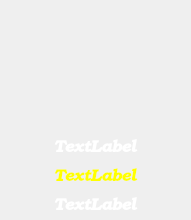
   <widget class="QWidget" name="bar_8" native="true">
    <property name="geometry">
     <rect>
      <x>20</x>
      <y>370</y>
      <width>191</width>
      <height>220</height>
     </rect>
    </property>
    <widget class="QWidget" name="verticalLayoutWidget_9">
     <property name="geometry">
      <rect>
       <x>0</x>
       <y>-1</y>
       <width>190</width>
       <height>219</height>
      </rect>
     </property>
     <layout class="QVBoxLayout" name="verticalLayout_9">
      <item>
       <layout class="QHBoxLayout" name="horizontalLayout_9">
        <property name="leftMargin">
         <number>1</number>
        </property>
        <property name="topMargin">
         <number>2</number>
        </property>
        <item>
         <widget class="QLabel" name="card_1_bar_8">
          <property name="minimumSize">
           <size>
            <width>90</width>
            <height>130</height>
           </size>
          </property>
          <property name="text">
           <string/>
          </property>
         </widget>
        </item>
        <item>
         <widget class="QLabel" name="card_2_bar_8">
          <property name="minimumSize">
           <size>
            <width>90</width>
            <height>130</height>
           </size>
          </property>
          <property name="text">
           <string/>
          </property>
         </widget>
        </item>
       </layout>
      </item>
      <item>
       <widget class="QLabel" name="name_bar_8">
        <property name="palette">
         <palette>
          <active>
           <colorrole role="WindowText">
            <brush brushstyle="SolidPattern">
             <color alpha="255">
              <red>255</red>
              <green>255</green>
              <blue>255</blue>
             </color>
            </brush>
           </colorrole>
          </active>
          <inactive>
           <colorrole role="WindowText">
            <brush brushstyle="SolidPattern">
             <color alpha="255">
              <red>255</red>
              <green>255</green>
              <blue>255</blue>
             </color>
            </brush>
           </colorrole>
          </inactive>
          <disabled>
           <colorrole role="WindowText">
            <brush brushstyle="SolidPattern">
             <color alpha="255">
              <red>159</red>
              <green>158</green>
              <blue>158</blue>
             </color>
            </brush>
           </colorrole>
          </disabled>
         </palette>
        </property>
        <property name="font">
         <font>
          <family>URW Bookman L</family>
          <pointsize>12</pointsize>
          <weight>75</weight>
          <italic>true</italic>
          <bold>true</bold>
         </font>
        </property>
        <property name="text">
         <string>TextLabel</string>
        </property>
        <property name="alignment">
         <set>Qt::AlignCenter</set>
        </property>
       </widget>
      </item>
      <item>
       <widget class="QLabel" name="stack_bar_8">
        <property name="palette">
         <palette>
          <active>
           <colorrole role="WindowText">
            <brush brushstyle="SolidPattern">
             <color alpha="255">
              <red>255</red>
              <green>255</green>
              <blue>0</blue>
             </color>
            </brush>
           </colorrole>
          </active>
          <inactive>
           <colorrole role="WindowText">
            <brush brushstyle="SolidPattern">
             <color alpha="255">
              <red>255</red>
              <green>255</green>
              <blue>0</blue>
             </color>
            </brush>
           </colorrole>
          </inactive>
          <disabled>
           <colorrole role="WindowText">
            <brush brushstyle="SolidPattern">
             <color alpha="255">
              <red>159</red>
              <green>158</green>
              <blue>158</blue>
             </color>
            </brush>
           </colorrole>
          </disabled>
         </palette>
        </property>
        <property name="font">
         <font>
          <family>URW Bookman L</family>
          <pointsize>12</pointsize>
          <weight>75</weight>
          <italic>true</italic>
          <bold>true</bold>
         </font>
        </property>
        <property name="text">
         <string>TextLabel</string>
        </property>
        <property name="alignment">
         <set>Qt::AlignCenter</set>
        </property>
       </widget>
      </item>
      <item>
       <widget class="QLabel" name="action_bar_8">
        <property name="palette">
         <palette>
          <active>
           <colorrole role="WindowText">
            <brush brushstyle="SolidPattern">
             <color alpha="255">
              <red>255</red>
              <green>255</green>
              <blue>255</blue>
             </color>
            </brush>
           </colorrole>
          </active>
          <inactive>
           <colorrole role="WindowText">
            <brush brushstyle="SolidPattern">
             <color alpha="255">
              <red>255</red>
              <green>255</green>
              <blue>255</blue>
             </color>
            </brush>
           </colorrole>
          </inactive>
          <disabled>
           <colorrole role="WindowText">
            <brush brushstyle="SolidPattern">
             <color alpha="255">
              <red>159</red>
              <green>158</green>
              <blue>158</blue>
             </color>
            </brush>
           </colorrole>
          </disabled>
         </palette>
        </property>
        <property name="font">
         <font>
          <family>URW Bookman L</family>
          <pointsize>12</pointsize>
          <weight>75</weight>
          <italic>true</italic>
          <bold>true</bold>
         </font>
        </property>
        <property name="text">
         <string>TextLabel</string>
        </property>
        <property name="alignment">
         <set>Qt::AlignCenter</set>
        </property>
       </widget>
      </item>
     </layout>
    </widget>
   </widget>
